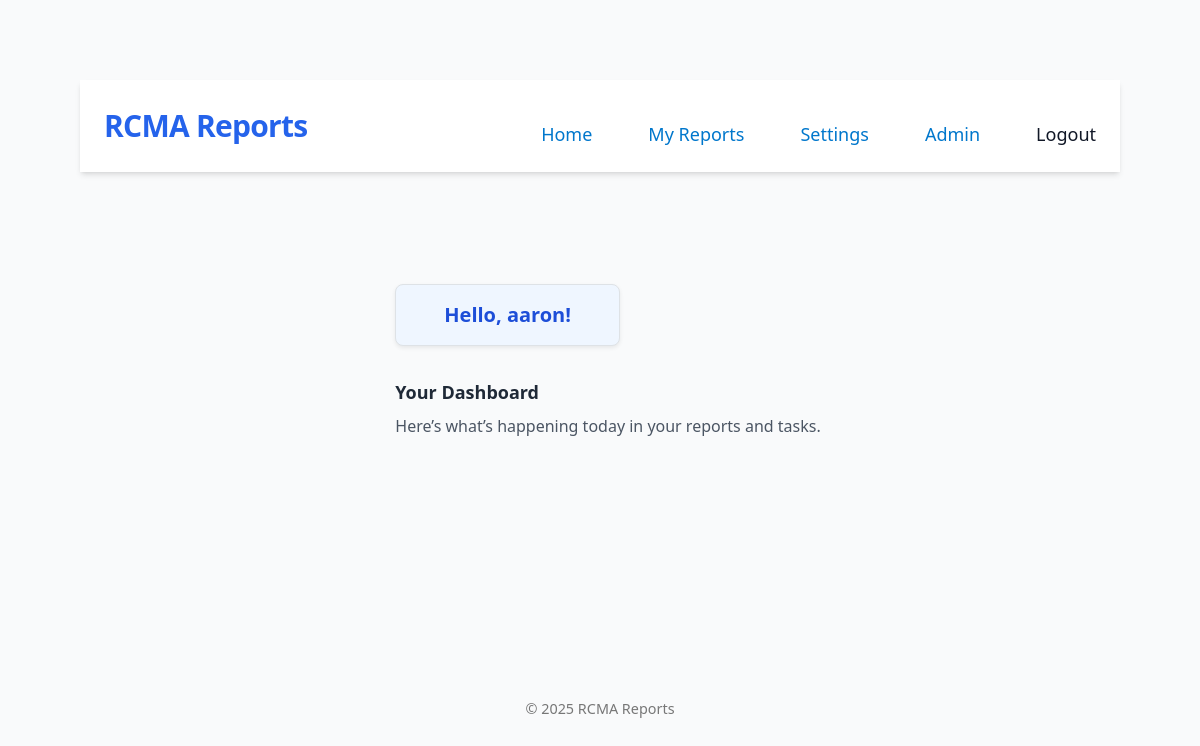
Before: / (signed in) with the older database file.
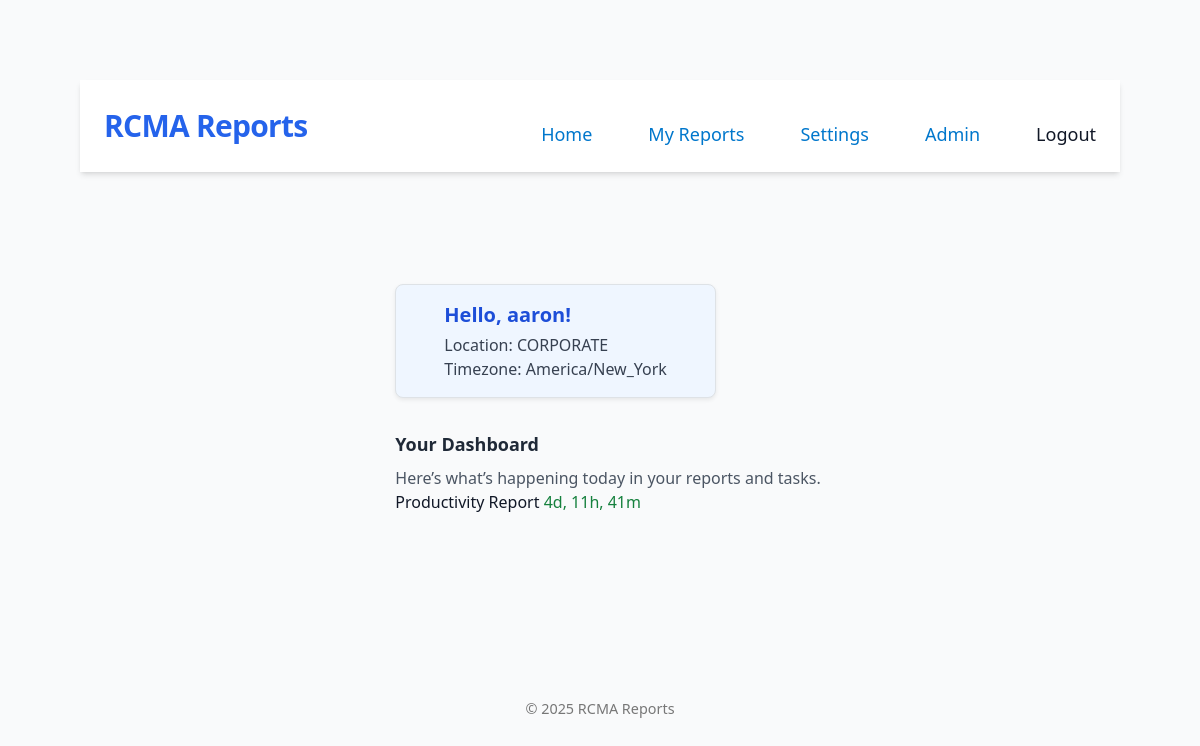
After: the same page with the newer database file.
### core/models.py (models this page shows, shortened)
class UserProfile(models.Model):
    LOCATION_CHOICES = [
            ("CORPORATE" , "CORPORATE"),
            ("ACBO" , "ACBO"),
            ("WCBO" , "WCBO"),
        ]
    LOCATION_TIMEZONES = {
        "CORPORATE" : "America/New_York",
        "ACBO" : "America/New_York",
        "WCBO" : "America/Los_Angeles",
    }
    user = models.OneToOneField(settings.AUTH_USER_MODEL, on_delete=models.CASCADE, related_name="profile")
    location = models.CharField(choices=LOCATION_CHOICES, default="CORPORATE", help_text="Please select your work location")
    timezone = models.CharField(max_length=64, default="America/New_York", editable=False)

class Report(models.Model):
    REPORT_CADENCE_CHOICES = [
        ("Daily", "Daily"),
        ("Weekly", "Weekly"),
        ("Monthly", "Monthly"),
    ]
    DAYS_OF_WEEK_CHOICES = [
        (0, "Monday"),
        (1, "Tuesday"),
        (2, "Wednesday"),
        (3, "Thursday"),
        (4, "Friday"),
        (5, "Saturday"),
        (6, "Sunday"),
    ]
    name = models.CharField(max_length=200, unique=True)
    slug = models.SlugField(unique=True)
    description = models.TextField(blank=True)
    cadence = models.CharField(max_length=20, choices=REPORT_CADENCE_CHOICES)
    day_of_week_deadline = models.IntegerField(
        choices=DAYS_OF_WEEK_CHOICES, blank=True, null=True
    )
    time_deadline = models.ForeignKey(
        TimeSlot,
        on_delete=models.SET_NULL,
        null=True,
        blank=True,
        help_text="Time of day (WITH RESPECT TO YOUR TIME ZONE) the report should be updated by.",
    )
    users = models.ManyToManyField(
        User,
        through="UserReportAccess",
        related_name="accessible_reports",
        blank=True,
    )
    class Meta:
        ordering = ["name"]
    def next_deadline_est(self, from_dt=None):
        if not self.time_deadline:
            return None
        now_est = (from_dt or timezone.now()).astimezone(REPORT_TIME_ZONE)
        hour   = self.time_deadline.time.hour
        minute = self.time_deadline.time.minute
        base_today = now_est.replace(hour=hour, minute=minute, second=0, microsecond=0)
        if self.cadence == "Weekly" and self.day_of_week_deadline is not None:
            delta = (int(self.day_of_week_deadline) - now_est.weekday()) % 7
            candidate = base_today + timedelta(days=delta)
            if delta == 0 and now_est > candidate:
                candidate += timedelta(days=7)
            return candidate
        return base_today if now_est <= base_today else base_today + timedelta(days=1)
    def deadline_for_user(self, user, from_dt=None):
        est_dt = self.next_deadline_est(from_dt)
        if not est_dt:
            return None
        user_tz = ZoneInfo(getattr(getattr(user, "profile", None), "timezone", "UTC"))
        return est_dt.astimezone(user_tz)

### core/views.py (the view)
# urls.py: 2. Add a URL to urlpatterns:  path('', views.home, name='home')
def home(request):
    if not request.user.is_authenticated:
        return redirect("login")
    user = request.user
    profile=None
    if user.is_authenticated:
        try:
            profile = UserProfile.objects.get(user=user)
            user_tz = profile.timezone or None
            logger.error(">>>>>Found profile for %s with timezone %s", request.user.username, profile.timezone)
        except UserProfile.DoesNotExist:
            logger.error(">>>>>No profile found for user %s", request.user.username)
            pass        # profile remains null... logic for hiding null profile in html
        reports = reports = Report.objects.filter(user_links__user=user).order_by("day_of_week_deadline", "time_deadline")
        report_data = []
        user_data = []
        now = timezone.now()
        if user_tz is not None and user_tz.strip().lower() != "none":
            now = now.astimezone(ZoneInfo(user_tz))
            for r in reports:
                local_deadline = r.deadline_for_user(user_tz)
                is_overdue = False
                if not (local_deadline):
                    is_overdue = False
                    status_text = "No Deadline Defined"
                    continue
                delta = local_deadline - now
                delta_seconds = int(delta.total_seconds())
                seconds_until_deadline = delta_seconds # for sorting
                if delta_seconds <= 0:
                    is_overdue = True
                    status_text=f"Overdue! (due at {str(local_deadline)})"
                else:
                    days = delta_seconds // 86400
                    delta_seconds %= 86400
                    hours = delta_seconds // 3600
                    delta_seconds %= 3600
                    minutes = delta_seconds // 60
                    status_text = f"{days}d, {hours}h, {minutes}m"
                report_data.append({
                    "report_name" : r.name,
                    "seconds_until_deadline" : seconds_until_deadline,
                    "status_text" : status_text,
                    "is_overdue" : is_overdue
                })
                user_data = {
                    "user_first_name" : user.first_name,
                    "user_location" : profile.location,
                    "user_timezone" : profile.timezone
                }
        report_data.sort(key=lambda rpt : rpt['seconds_until_deadline'], reverse=False)
        return render(request, "core/home.html", {"report_data" : report_data, "user_data" : user_data})

### core/templates/core/home.html
{% extends "core/base.html" %}
{% block content %}
<div class="flex justify-start mt-6 ml-4">
  <div class="bg-blue-50 border border-blue-200 rounded-lg shadow-sm py-3 px-5 w-fit">
    <h2 class="text-xl font-semibold text-blue-700">
        Hello, {{ userdata.user_first_name|default:user.username }}!
    </h2>
    {% if user_data %}
      <p class="text-gray-700 mt-1">
        Location: <span class="font-medium">{{ user_data.user_location }}</span><br>
        Timezone: <span class="font-medium">{{ user_data.user_timezone }}</span>
      </p>
    {% endif %}
  </div>
</div>
<div class="mt-8 ml-4">
  <h3 class="text-lg font-semibold text-gray-800 mb-2">Your Dashboard</h3>
  <p class="text-gray-600">
    Here’s what’s happening today in your reports and tasks.
  </p>
  {% for r in report_data %}
  <tr>
    <td>{{ r.report_name }}</td>
    <td>
      <span class="{% if r.is_overdue %}text-red-600 font-semibold{% else %}text-green-700{% endif %}">
        {{ r.status_text }}
      </span>
    </td>
  </tr>
{% endfor %}
</div>
{% endblock %}

Changed rows visible on the page:
now on this page (row unchanged): UserProfile: user_location "CORPORATE", user_timezone "America/New_York"
now on this page (row edited): Report: report_name "Productivity Report"
Other visible differences:
text now shown: "Location: Timezone:"
new list line: "4d, 11h, 41m"
